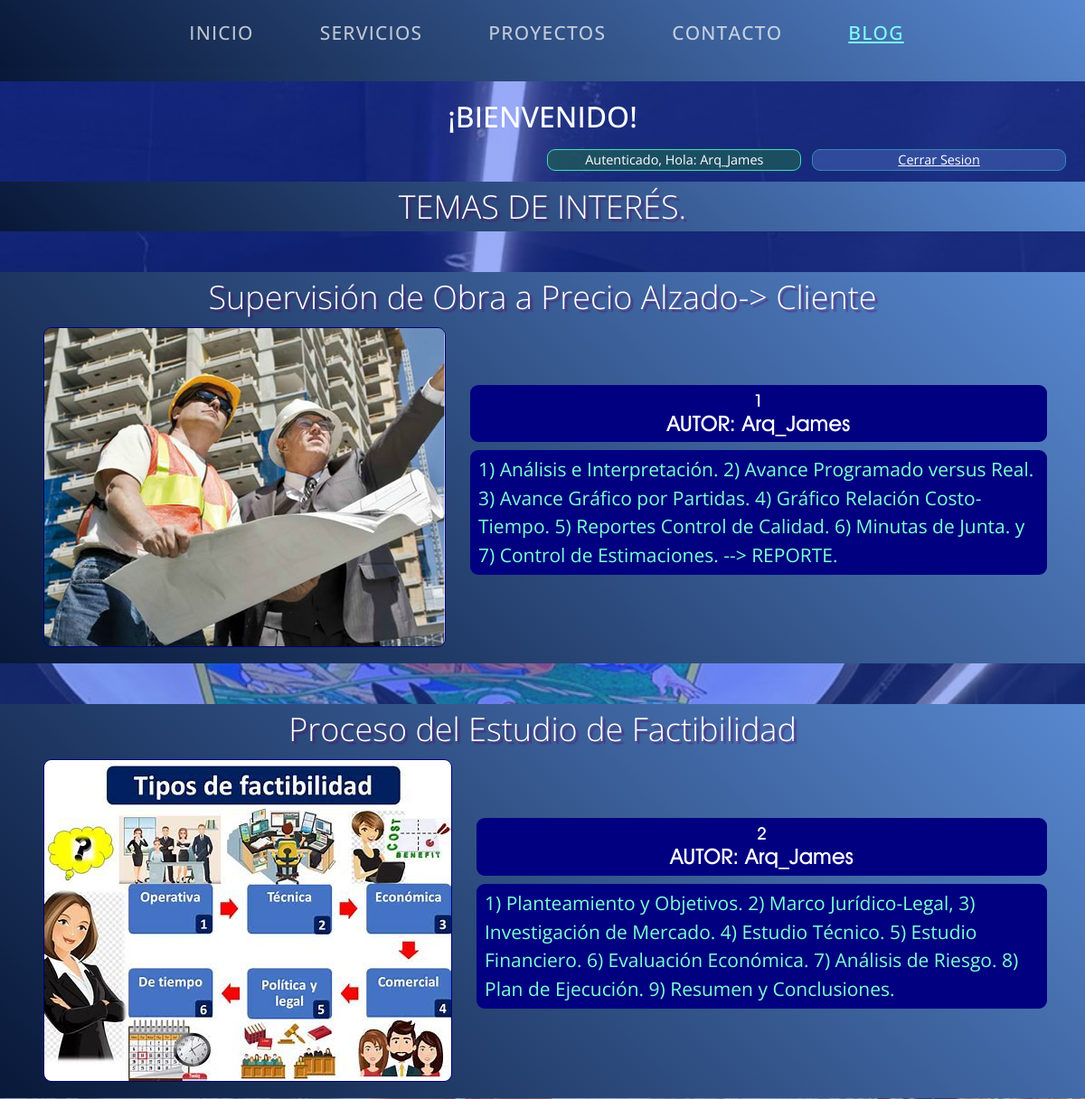
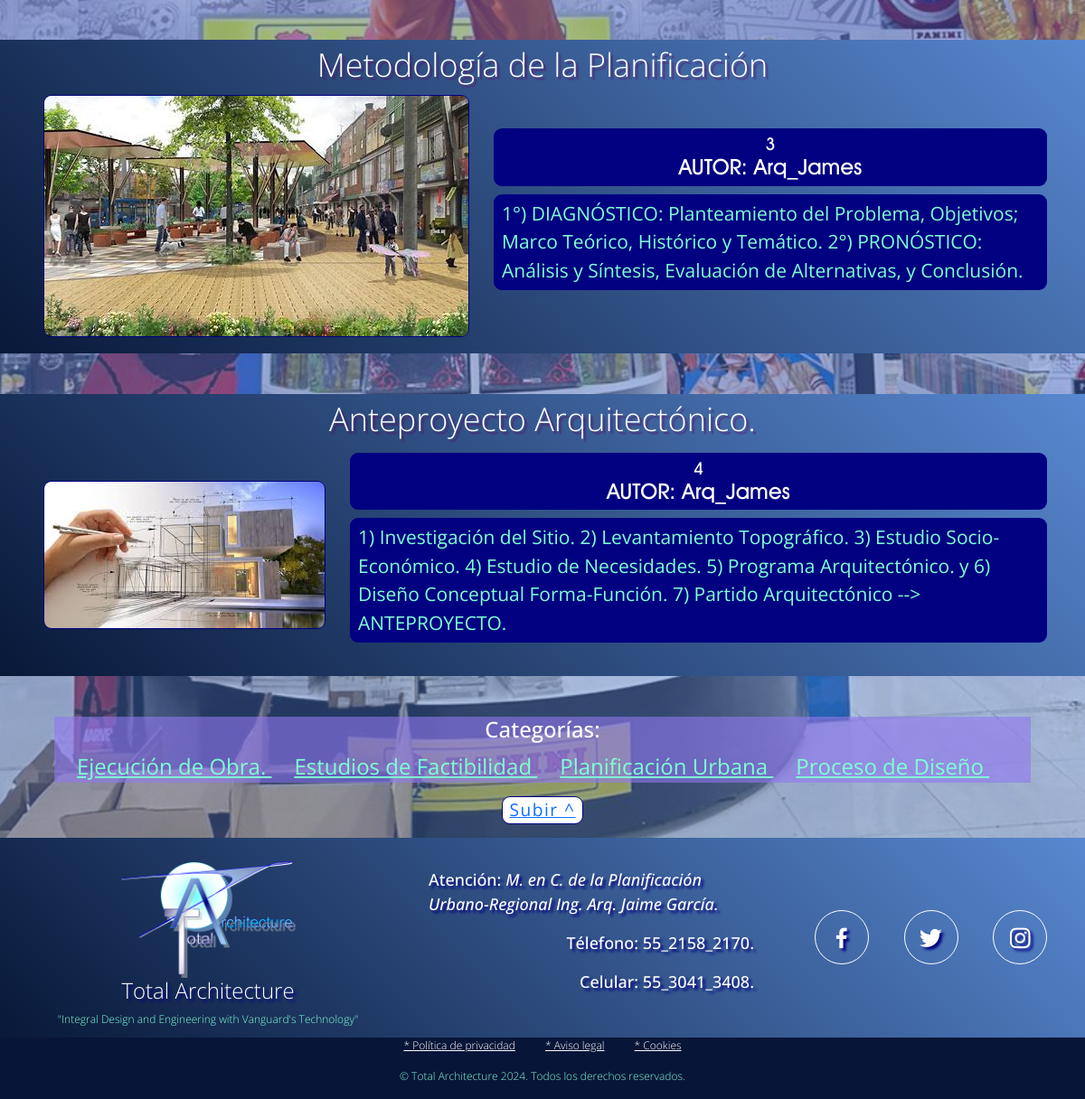
Page /blog/ (signed in) on the committed database (2 pictures, top to bottom).
### Blog/models.py (models this page shows, shortened)
class Post(models.Model):
    titulo = models.CharField(max_length=45)
    contenido = models.CharField(max_length=240)
    imagen = models.ImageField(upload_to='blog_media')
    autor= models.ForeignKey(User, on_delete=models.CASCADE)
    categorias=models.ManyToManyField(Categoria)
    created = models.DateTimeField(auto_now_add=True)
    updated = models.DateField(auto_now_add = True)
    class Meta():
        verbose_name='post'
        verbose_name_plural='posts'

class Categoria(models.Model):
    nombre = models.CharField(max_length=45)
    created = models.DateTimeField(auto_now_add=True)
    updated = models.DateField(auto_now_add = True)
    class Meta():
        verbose_name='categoria'
        verbose_name_plural='categorias'

### Blog/views.py (the view)
# urls.py: path('', views.blog, name="Blog"), # Ahora apunta a la raíz
def blog(request):
    posts= Post.objects.all()
    return render(request, "Blog/blog.html", {"posts_tmp": posts})

### Blog/templates/Blog/blog.html (shortened to what this page needs)
{% extends "TA_Inicio/base.html" %}
{% load static %}
{% block content %}
<div class="contenedor_gral">
        <h2 class="subtitulo">TEMAS DE INTERÉS.</h2>
      </div>
      {% for post in posts_tmp %}
      <section class="seccion_pagina">
        <div class="contenedor_gral">
          <h2 class="subtitulo">{{post.titulo}}</h2>
            <div class="seccion_recuadro">
                <img class="seccion_recuadro_img" src="{{post.imagen.url}}" alt="Imagen">
                <div class="seccion_recuadro_texto">
                    <h2 class="seccion_encabezado" >
                        <span class="seccion_eslogan">{{post.id}}</span>
                        <span class="seccion_titulo">AUTOR: {{post.autor}} </span>
                    </h2>
                    <p class="seccion_descripcion">{{post.contenido}}</p>
                </div>
            </div>
          </div>
        </section>
        {% endfor %}
        <section>
         <div style="width: 90%; background-color: rgba(144, 120, 240, 0.60); margin: auto; text-align: center; color:white">
             <h4> Categorías: </h4>
             {% for post in posts_tmp %}
                 {% for categoria in post.categorias.all %}
                     <a href="{% url 'categoria'  categoria.id %}" class="link" style="font-size: 1.5rem; color: aquamarine;">{{categoria.nombre}} </a> &nbsp &nbsp &nbsp
                 {%endfor%}
             {% endfor %}
        </section>
{% endblock content %}

### TA_Inicio/templates/TA_Inicio/base.html (shortened to what this page needs)
<!DOCTYPE html>
<html lang="es">
  <head>
    {% load static %}
    <link href='https://unpkg.com/boxicons@2.0.7/css/boxicons.min.css' rel='stylesheet'/>
    <link href="https://cdn.jsdelivr.net/npm/bootstrap@5.3.3/dist/css/bootstrap.min.css" rel="stylesheet">
    <link rel="stylesheet" href="{% static 'css_ta/estilos.css' %}"/>
  </head>
  <body>
    <nav class="navbar navbar-expand-lg navbar-dark py-lg-4" id="TA_main_nav">
      <div class="container-fluid navbar-dark" id="TA_nav_contenedor">
    <div class="collapse navbar-collapse" id="navbarResponsive">
      <ul class="navbar-nav mx-auto">
        <li class="nav-item {% if request.path == '/' %}active{% endif %} px-lg-4">
          <a
            class="nav-link text-uppercase text-expanded"
            href="{% url 'TA_Inicio' %}"
            >Inicio</a>
        </li>
        <li class="nav-item {% if request.path == '/servicios' %}active{% endif %} px-lg-4">
          <a
            class="nav-link text-uppercase text-expanded"
            href="{% url 'Servicios' %}"
            >Servicios</a>
        </li>
        <li class="nav-item {% if request.path == '/prytos_realizados/' %}active{% endif %} px-lg-4">
          <a
            class="nav-link text-uppercase text-expanded"
            href="{% url 'Prytos_Realizados' %}"
            >Proyectos</a>
        </li>
        <li class="nav-item {% if request.path == '/contacto/' %}active{% endif %} px-lg-4">
          <a
            class="nav-link text-uppercase text-expanded"
            href="{% url 'Contacto' %}"
            >Contacto</a>
        </li>
        <li class="nav-item {% if request.path == '/blog/' %}active{% endif %} px-lg-4">
          <a
            class="nav-link text-uppercase text-expanded"
            href="{% url 'Blog' %}"
            >Blog</a>
        </li>
      </ul>
    </div>
  </div>
</nav>
    <h3 class="site-heading text-center text-white d-none d-lg-block">
      <span class="site-heading-upper">¡Bienvenido!</span>
    </h3>
    <div class="TA_barra_registro">
      {% if user.is_authenticated %}
          <span class="reg_link autenticado"> Autenticado, Hola: {{user.username}} </span>
          <a class="reg_link cerrar" href="{% url 'cerrar_sesion' %}">Cerrar Sesion</a>
      {% else %}
          <a class="reg_link login" href="{% url 'Logear' %}">Login</a> &nbsp
          <a class="reg_link registro" href="{% url 'Autenticacion' %}">Registrate</a>
      {% endif %}
    </div>
    {% block content %} {% endblock content %}
    <div class="btn_inicio_fin">
    <a class="fin_inicio" href="#inicio_fin"> Subir ^ </a>
    </div>
    <footer class="TA_pie_pagina" id="contacto">
      <div class="contenedor_gral footer-content">
          <div class="contact-us">
              <img src="{% static 'imgs_plantilla_base/TA_Logo.png' %}" alt="Logo TA" class="logo_TA">
              <h2 class="brand">Total Architecture</h2>
              <p>"Integral Design and Engineering with Vanguard's Technology"</p>
          </div>
          <div class="phones-content">
              <p>Atención: <i>M. en C. de la Planificación Urbano-Regional Ing. Arq. Jaime García.</i></p>
              <p>Télefono: 55_2158_2170.</p>
              <p>Celular: 55_3041_3408.</p>
          </div>
          <div class="social-media">
              <a href="https://www.facebook.com/jaime.garciadiaz.92/" class="social-media-icon" target="_blank">
                  <i class='bx bxl-facebook'></i>
              </a>
              <a href="./" class="social-media-icon">
                  <i class='bx bxl-twitter' ></i>
              </a>
              <a href="./" class="social-media-icon">
                  <i class='bx bxl-instagram' ></i>
              </a>
          </div>
        </div>
      <div class="derechos">
          <p class="politicas">
              <a href="./" class="link">* Política de privacidad</a>
              <a href="./" class="link">* Aviso legal</a>
              <a href="./" class="link">* Cookies</a>
          </p>
          <p>&copy; Total Architecture 2024. Todos los derechos reservados.</p>
      </div>
  </footer>
  </body>
</html>

### rows in the picture
Post: titulo "Supervisión de Obra a Precio Alzado-> Cliente", imagen (picture), id "1", autor "Arq_James", contenido "1) Análisis e Interpretación. 2) Avance Programado versus Real. 3) Avance Gráfico por Partidas. 4) Gráfico Relación Costo-Tiempo. 5) Reportes Control de Calidad. 6) Minutas de Junta. y 7) Control de Estimaciones. --> REPORTE."
Post: titulo "Proceso del Estudio de Factibilidad", imagen (picture), id "2", autor "Arq_James", contenido "1) Planteamiento y Objetivos. 2) Marco Jurídico-Legal, 3) Investigación de Mercado. 4) Estudio Técnico. 5) Estudio Financiero. 6) Evaluación Económica. 7) Análisis de Riesgo. 8) Plan de Ejecución. 9) Resumen y Conclusiones."
Post: titulo "Metodología de la Planificación", imagen (picture), id "3", autor "Arq_James", contenido "1°) DIAGNÓSTICO: Planteamiento del Problema, Objetivos; Marco Teórico, Histórico y Temático. 2°) PRONÓSTICO: Análisis y Síntesis, Evaluación de Alternativas, y Conclusión."
Post: titulo "Anteproyecto Arquitectónico.", imagen (picture), id "4", autor "Arq_James", contenido "1) Investigación del Sitio. 2) Levantamiento Topográfico. 3) Estudio Socio-Económico. 4) Estudio de Necesidades. 5) Programa Arquitectónico. y 6) Diseño Conceptual Forma-Función. 7) Partido Arquitectónico --> ANTEPROYECTO."
Categoria: nombre "Ejecución de Obra."
Categoria: nombre "Estudios de Factibilidad"
Categoria: nombre "Planificación Urbana"
Categoria: nombre "Proceso de Diseño"

### other values in the picture
{{ user.username }} "Arq_James"
